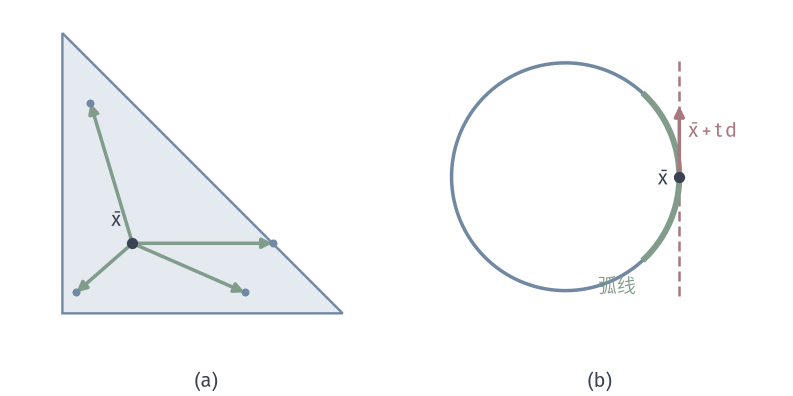

Source code (Python):
from pathlib import Path
import sys
sys.path.insert(0, str(Path(__file__).resolve().parents[1]/"kkt-common"))
from kkt_fig import *
HERE = Path(__file__).resolve().parent
# (a) convex triangle: segments from xbar to feasible points. (b) unit circle: straight lines leave at once, arcs stay.
fig, axes = figure(width_mm=112, height_mm=56, ncols=2)
panels(fig, .03, .985, .985, .12, .08)
a, b = axes
off(a, (-.25, 2.3), (-.25, 2.2)); triangle(a, 2)
p = np.array([.5, .5])
for q in [(1.5, .5), (.2, 1.5), (1.3, .15), (.1, .15)]:
    arrow(a, p, q, color=GREEN); dot(a, q, BLUE, ms=3.2)
dot(a, p, INK, ms=4.5); a.text(.42, .62, '$\\bar{x}$', fontsize=8, ha='right')
t = np.linspace(0, 2*np.pi, 400)
off(b, (-1.3, 1.9), (-1.2, 1.2))
b.plot(np.cos(t), np.sin(t), color=BLUE, lw=1.4)
s = np.linspace(-.8, .8, 200); b.plot(np.cos(s), np.sin(s), color=GREEN, lw=2.4, zorder=3)
b.plot([1, 1], [-1.05, 1.05], color=RED, lw=1.0, ls=(0, (4, 2)), zorder=2)
dot(b, (1, 0), INK, ms=4.5); b.text(.9, -.02, '$\\bar{x}$', fontsize=8, ha='right', va='center')
arrow(b, (1, 0), (1, .62), color=RED)
b.text(1.08, .35, '$\\bar{x}+t\\,d$', color=RED, fontsize=8)
b.text(.62, -1.02, '弧线', color=GREEN, fontsize=7.5, ha='right')
tags(fig, axes)
save(fig, HERE, 'figure', {'a': 'segments in triangle', 'b': 'circle arcs'})
